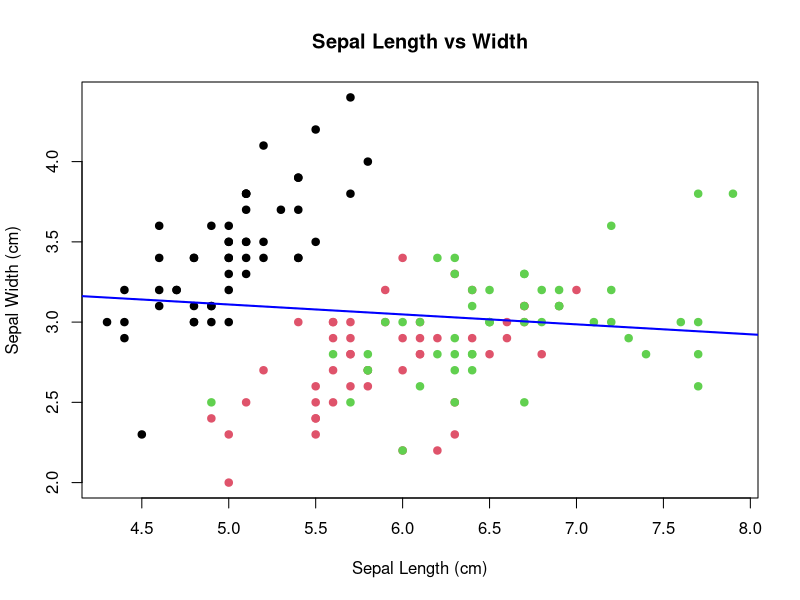

R code for this plot:
data(iris)
plot(iris$Sepal.Length, iris$Sepal.Width, 
     main="Sepal Length vs Width",
     xlab="Sepal Length (cm)", 
     ylab="Sepal Width (cm)", 
     col=iris$Species, 
     pch=19)

m1=lm(Sepal.Width ~ Sepal.Length, data=iris)
summary(m1)

abline(m1, col="blue", lwd=2)

anova(m1)
